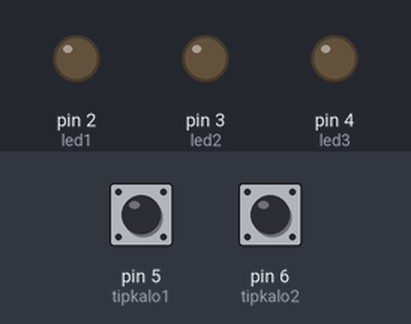
The sketch below on a simulated Arduino Uno, built with avr-gcc and run on an emulated ATmega328P. Parts: output pins drawn as LEDs (lit = HIGH). Dashed ring = blinking. The test bench sets the inputs (shaded band); at power-on: pin 5 (tipkalo1) HIGH, pin 6 (tipkalo2) HIGH.

Above: at 1.2 s.
1.3 s: pin 5 (tipkalo1) pulled LOW for 0.15 s
At 1.7 s:
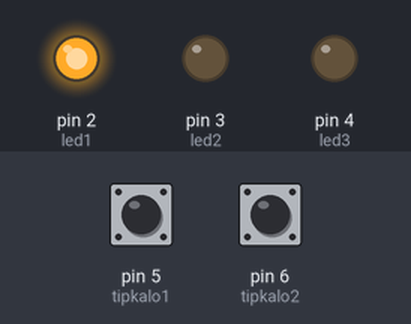
4.3 s: pin 6 (tipkalo2) pulled LOW for 3.2 s
At 4.6 s:
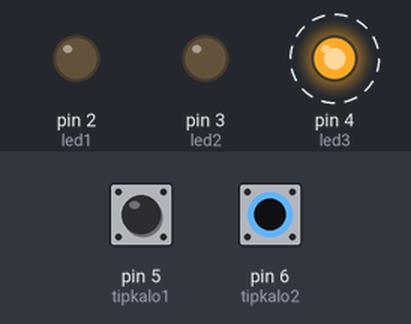
9.0 s: pin 5 (tipkalo1) pulled LOW for 3.2 s
At 9.8 s:
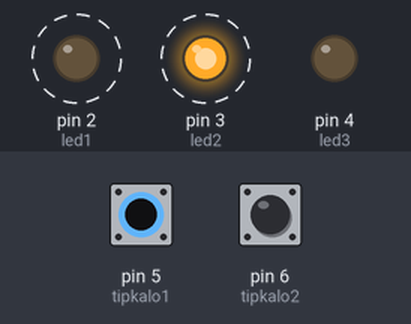
Timing chart, 0 to 15.0 s (numbered marks = the images above; inputs shaded):
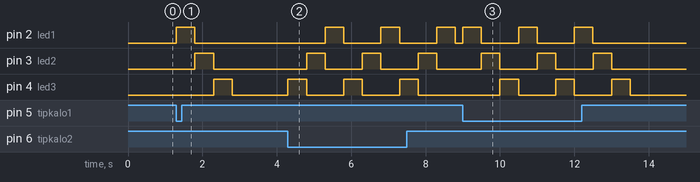

Measured:
- after the input at 1.3 s, pin 2 (led1): LOW → HIGH at once, → LOW 0.50 s later; pin 3 (led2): LOW → HIGH after 0.50 s, → LOW 0.50 s later; pin 4 (led3): LOW → HIGH after 1.0 s, → LOW 0.50 s later
- after the input at 4.3 s, pin 2 (led1): alternates HIGH for 0.50 s and LOW for 1.0 s, starting after 1.0 s; pin 3 (led2): alternates HIGH for 0.50 s and LOW for 1.0 s, starting after 0.50 s; pin 4 (led3): alternates HIGH for 0.50 s and LOW for 1.0 s, starting at once
- after the input at 9.0 s, pin 2 (led1): alternates HIGH for 0.50 s and LOW for 1.0 s, 6 changes in all, then stays LOW, starting at once; pin 3 (led2): alternates HIGH for 0.50 s and LOW for 1.0 s, 6 changes in all, then stays LOW, starting after 0.50 s

The sketch:

Fading_Lamp.ino
```cpp
int led1 = 2;

int led2 = 3 ;

int led3 = 4 ;

int tipkalo1 = 5;

int tipkalo2 = 6;


void setup() {
  pinMode(led1, OUTPUT) ;
  pinMode(led2, OUTPUT) ;
  pinMode(led3, OUTPUT) ;
  pinMode(tipkalo1, INPUT_PULLUP) ;
  pinMode(tipkalo2, INPUT_PULLUP) ;
  digitalWrite(led1, LOW) ;
  digitalWrite(led2, LOW) ;
  digitalWrite(led3, LOW) ;


}

void loop() {
  if(digitalRead(tipkalo1)==LOW) {
    digitalWrite(led1, HIGH) ;
    delay(500) ;
    digitalWrite(led1, LOW) ;
    digitalWrite(led2, HIGH) ;
    delay(500) ;
    digitalWrite(led2, LOW) ;
    digitalWrite(led3, HIGH) ;
    delay(500) ;
    digitalWrite(led3, LOW) ;

    }


    if(digitalRead(tipkalo2)==LOW) {
      digitalWrite(led3, HIGH) ;
      delay(500) ;
      digitalWrite(led3, LOW) ;
      digitalWrite(led2, HIGH) ;
      delay(500) ;
      digitalWrite(led2, LOW) ;
      digitalWrite(led1, HIGH) ;
      delay(500) ;
      digitalWrite(led1, LOW) ;

      }

}
```
